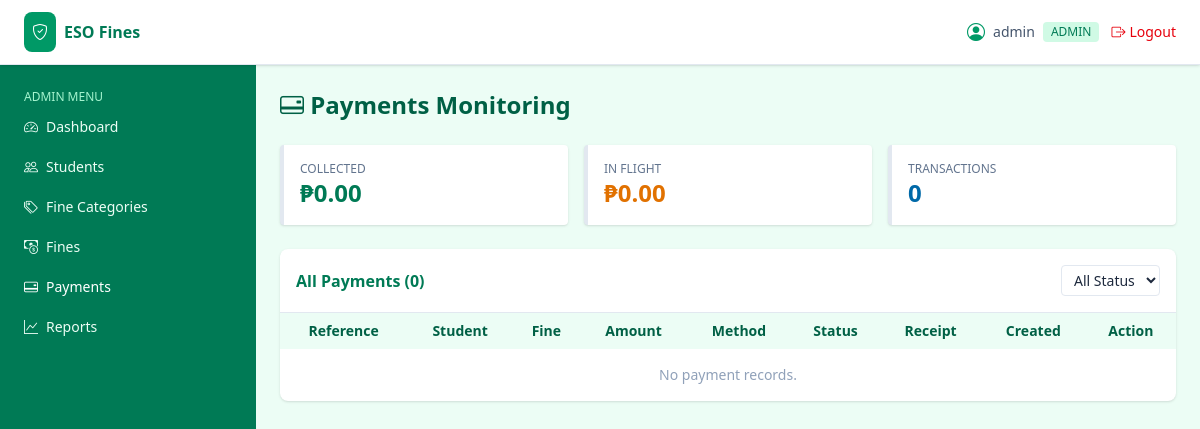
Before: /admin/payments.php (signed in) with the older database file.
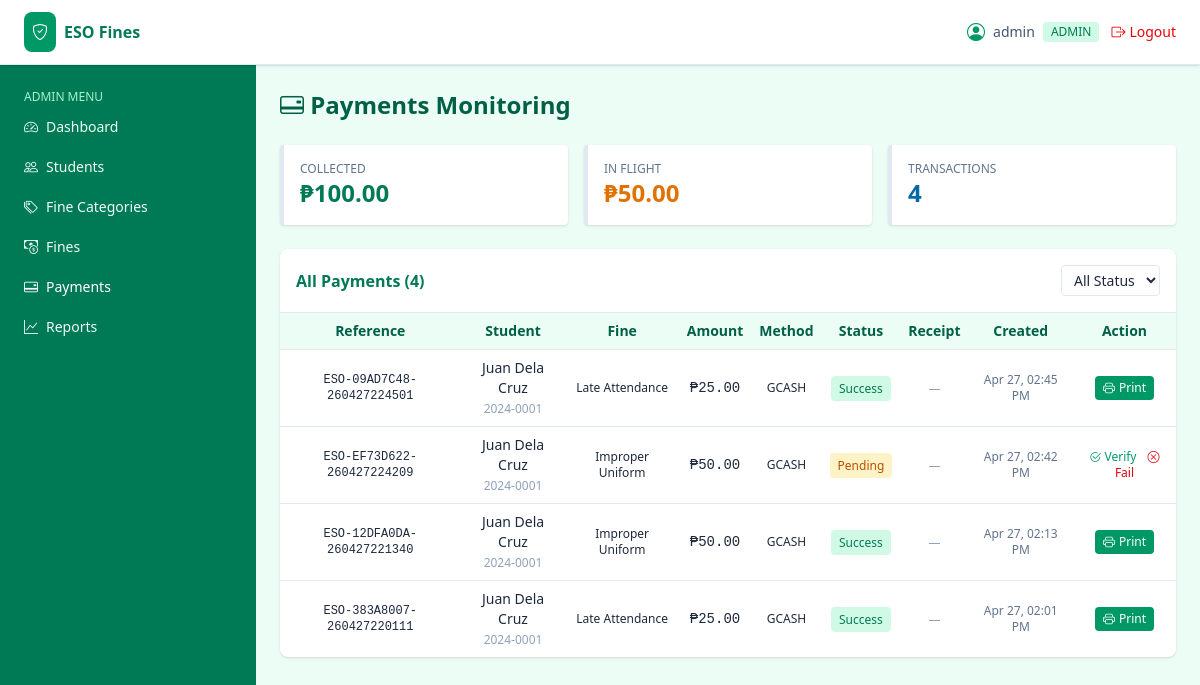
After: the same page with the newer database file.
### tables this page shows
CREATE TABLE `payments` (
  `id` int(11) UNSIGNED NOT NULL,
  `fine_id` int(11) UNSIGNED NOT NULL,
  `student_id` int(11) UNSIGNED NOT NULL,
  `amount` decimal(10,2) NOT NULL,
  `reference_no` varchar(60) NOT NULL,
  `gcash_ref` varchar(60) DEFAULT NULL,
  `payment_method` varchar(40) NOT NULL DEFAULT 'GCASH',
  `status` enum('initiated','pending','success','failed') NOT NULL DEFAULT 'initiated',
  `qr_payload` text DEFAULT NULL,
  `created_at` timestamp NOT NULL DEFAULT current_timestamp(),
  `paid_at` timestamp NULL DEFAULT NULL
);

CREATE TABLE `students` (
  `id` int(11) UNSIGNED NOT NULL,
  `student_no` varchar(30) NOT NULL,
  `full_name` varchar(150) NOT NULL,
  `email` varchar(120) NOT NULL,
  `contact` varchar(20) DEFAULT NULL,
  `course` varchar(80) DEFAULT NULL,
  `year_level` varchar(20) DEFAULT NULL,
  `section` varchar(20) DEFAULT NULL,
  `created_at` timestamp NOT NULL DEFAULT current_timestamp()
);

CREATE TABLE `fines` (
  `id` int(11) UNSIGNED NOT NULL,
  `student_id` int(11) UNSIGNED NOT NULL,
  `category_id` int(11) UNSIGNED DEFAULT NULL,
  `amount` decimal(10,2) NOT NULL,
  `reason` varchar(255) NOT NULL,
  `status` enum('unpaid','pending','paid','cancelled') NOT NULL DEFAULT 'unpaid',
  `issued_by` int(11) UNSIGNED NOT NULL,
  `issued_at` timestamp NOT NULL DEFAULT current_timestamp(),
  `paid_at` timestamp NULL DEFAULT NULL
);

### includes/db.php (called while the page is built, shortened)
<?php
function db() {
    static $pdo = null;
    if ($pdo === null) {
        $dsn = 'mysql:host=' . DB_HOST . ';port=' . DB_PORT . ';dbname=' . DB_NAME . ';charset=utf8mb4';
        try {
            $pdo = new PDO($dsn, DB_USER, DB_PASS, [
                PDO::ATTR_ERRMODE            => PDO::ERRMODE_EXCEPTION,
                PDO::ATTR_DEFAULT_FETCH_MODE => PDO::FETCH_ASSOC,
                PDO::ATTR_EMULATE_PREPARES   => false,
            ]);
        } catch (PDOException $e) {
            http_response_code(500);
            die('Database connection failed: ' . htmlspecialchars($e->getMessage()));
        }
    }
    return $pdo;
}
function db_all($sql, $params = []) {
    $stmt = db()->prepare($sql);
    $stmt->execute($params);
    return $stmt->fetchAll();
}
function db_one($sql, $params = []) {
    $stmt = db()->prepare($sql);
    $stmt->execute($params);
    return $stmt->fetch();
}

### includes/functions.php (called while the page is built, shortened)
<?php
function e($val) {
    return htmlspecialchars((string)$val, ENT_QUOTES, 'UTF-8');
}
function peso($n) {
    return '₱' . number_format((float)$n, 2);
}
function fdate($d, $fmt = 'M d, Y h:i A') {
    $ts = is_numeric($d) ? (int)$d : strtotime($d);
    return $ts ? date($fmt, $ts) : '—';
}
function csrf_token() {
    return $_SESSION['_csrf'];
}

### admin/payments.php (the view, shortened to what the changed rows need)
<?php
$where  = ''; $params = [];
$payments = db_all("
    SELECT p.*, s.full_name, s.student_no, f.reason, f.amount AS fine_amount
    FROM payments p
    JOIN students s ON s.id = p.student_id
    JOIN fines    f ON f.id = p.fine_id
    $where
    ORDER BY p.created_at DESC", $params);
$totals = db_one("
    SELECT
      COALESCE(SUM(CASE WHEN status='success' THEN amount END),0) AS collected,
      COALESCE(SUM(CASE WHEN status IN ('initiated','pending') THEN amount END),0) AS in_flight,
      COUNT(*) AS total
    FROM payments");
include __DIR__ . '/../templates/header.php';
include __DIR__ . '/../templates/sidebar.php';
?>
<h1 class="text-2xl font-bold text-emerald-800 mb-6"><i class="bi bi-credit-card-2-back"></i> Payments Monitoring</h1>
<div class="grid grid-cols-1 sm:grid-cols-3 gap-4 mb-6">
  <div class="bg-white border-l-4 border-emerald-600 rounded shadow p-4">
    <p class="text-xs text-slate-500 uppercase">Collected</p>
    <p class="text-2xl font-bold text-emerald-700"><?= peso($totals['collected']) ?></p>
  </div>
  <div class="bg-white border-l-4 border-amber-500 rounded shadow p-4">
    <p class="text-xs text-slate-500 uppercase">In Flight</p>
    <p class="text-2xl font-bold text-amber-600"><?= peso($totals['in_flight']) ?></p>
  </div>
  <div class="bg-white border-l-4 border-sky-500 rounded shadow p-4">
    <p class="text-xs text-slate-500 uppercase">Transactions</p>
    <p class="text-2xl font-bold text-sky-700"><?= e($totals['total']) ?></p>
  </div>
</div>
<div class="bg-white rounded-lg shadow">
  <div class="p-4 border-b flex items-center justify-between flex-wrap gap-2">
    <h2 class="font-semibold text-emerald-700">All Payments (<?= count($payments) ?>)</h2>
    <form method="GET">
      <select name="status" onchange="this.form.submit()" class="border rounded px-2 py-1 text-sm">
      </select>
    </form>
  </div>
  <div class="overflow-x-auto desktop-table">
    <table class="w-full text-sm min-w-[720px]">
      <thead class="bg-emerald-50 text-emerald-800">
        <tr>
          <th class="text-left p-2">Reference</th>
          <th class="text-left p-2">Student</th>
          <th class="text-left p-2">Fine</th>
          <th class="text-right p-2">Amount</th>
          <th class="p-2">Method</th>
          <th class="p-2">Status</th>
          <th class="p-2">Receipt</th>
          <th class="p-2">Created</th>
          <th class="p-2">Action</th>
        </tr>
      </thead>
      <tbody>
      <?php foreach ($payments as $p): ?>
        <tr class="border-t hover:bg-emerald-50/40">
          <td class="p-2 font-mono text-xs"><?= e($p['reference_no']) ?></td>
          <td class="p-2"><?= e($p['full_name']) ?><br><span class="text-xs text-slate-400"><?= e($p['student_no']) ?></span></td>
          <td class="p-2 text-xs"><?= e($p['reason']) ?></td>
          <td class="p-2 text-right font-mono"><?= peso($p['amount']) ?></td>
          <td class="p-2 text-center text-xs"><?= e($p['payment_method']) ?></td>
          <td class="p-2 text-center"><?php
            $cls = ['initiated'=>'bg-slate-100 text-slate-700','pending'=>'bg-amber-100 text-amber-700','success'=>'bg-emerald-100 text-emerald-700','failed'=>'bg-red-100 text-red-700'][$p['status']];
            echo '<span class="text-xs px-2 py-1 rounded ' . $cls . '">' . e(ucfirst($p['status'])) . '</span>';
          ?></td>
          <td class="p-2 text-center">
            <?php if ($p['receipt_path']): ?>
              <button type="button" onclick="showReceipt('<?= APP_URL ?>/<?= e($p['receipt_path']) ?>')"
                      class="text-xs bg-sky-100 text-sky-700 hover:bg-sky-200 px-2 py-1 rounded border border-sky-200">
                <i class="bi bi-image"></i> View
              </button>
            <?php elseif ($p['status'] === 'initiated'): ?>
              <span class="text-xs text-amber-500 italic">Awaiting…</span>
            <?php else: ?>
              <span class="text-xs text-slate-400">—</span>
            <?php endif; ?>
          </td>
          <td class="p-2 text-xs text-slate-500"><?= e(fdate($p['created_at'], 'M d, h:i A')) ?></td>
          <td class="p-2 text-center text-xs">
            <?php if (in_array($p['status'], ['initiated','pending'], true)): ?>
              <a href="<?= APP_URL ?>/actions/payment_verify.php?id=<?= $p['id'] ?>&_csrf=<?= csrf_token() ?>"
                 onclick="return confirm('Verify and mark this payment SUCCESS?')"
                 class="text-emerald-600"><i class="bi bi-check2-circle"></i> Verify</a>
              <a href="<?= APP_URL ?>/actions/payment_fail.php?id=<?= $p['id'] ?>&_csrf=<?= csrf_token() ?>"
                 onclick="return confirm('Mark this payment FAILED?')"
                 class="text-red-600 ml-2"><i class="bi bi-x-circle"></i> Fail</a>
            <?php elseif ($p['status'] === 'success'): ?>
              <a href="<?= APP_URL ?>/student/print_receipt.php?id=<?= $p['id'] ?>&download=1"
                 target="_blank"
                 class="inline-flex items-center gap-1 text-xs bg-emerald-600 hover:bg-emerald-700 text-white px-2 py-1 rounded">
                <i class="bi bi-printer"></i> Print
              </a>
            <?php else: ?>
              <span class="text-slate-400">—</span>
            <?php endif; ?>
          </td>
        </tr>
      <?php endforeach; if (!$payments): ?>
        <tr><td colspan="9" class="p-4 text-center text-slate-400">No payment records.</td></tr>
      <?php endif; ?>
      </tbody>
    </table>
  </div>
</div>
<?php include __DIR__ . '/../templates/footer.php'; ?>

Changed rows visible on the page:
added payments: reference_no "ESO-09AD7C48-260427224501", student.full_name "Juan Dela Cruz", student.student_no "2024-0001", fine.reason "Late Attendance", amount "₱25.00", payment_method "GCASH", status "Success", created_at "Apr 27, 02:45 PM"
added payments: reference_no "ESO-EF73D622-260427224209", student.full_name "Juan Dela Cruz", student.student_no "2024-0001", fine.reason "Improper Uniform", amount "₱50.00", payment_method "GCASH", status "Pending", created_at "Apr 27, 02:42 PM"
added payments: reference_no "ESO-12DFA0DA-260427221340", student.full_name "Juan Dela Cruz", student.student_no "2024-0001", fine.reason "Improper Uniform", amount "₱50.00", payment_method "GCASH", status "Success", created_at "Apr 27, 02:13 PM"
added payments: reference_no "ESO-383A8007-260427220111", student.full_name "Juan Dela Cruz", student.student_no "2024-0001", fine.reason "Late Attendance", amount "₱25.00", payment_method "GCASH", status "Success", created_at "Apr 27, 02:01 PM"
Other visible differences:
peso($totals['collected']): "₱0.00" → "₱100.00"
peso($totals['in_flight']): "₱0.00" → "₱50.00"
$totals['total']: "0" → "4"
count($payments): "0" → "4"
text no longer shown: "No payment records."
